Frame 1 (no input): blank canvas, image omitted
Frame 60 (no input): blank canvas, image omitted
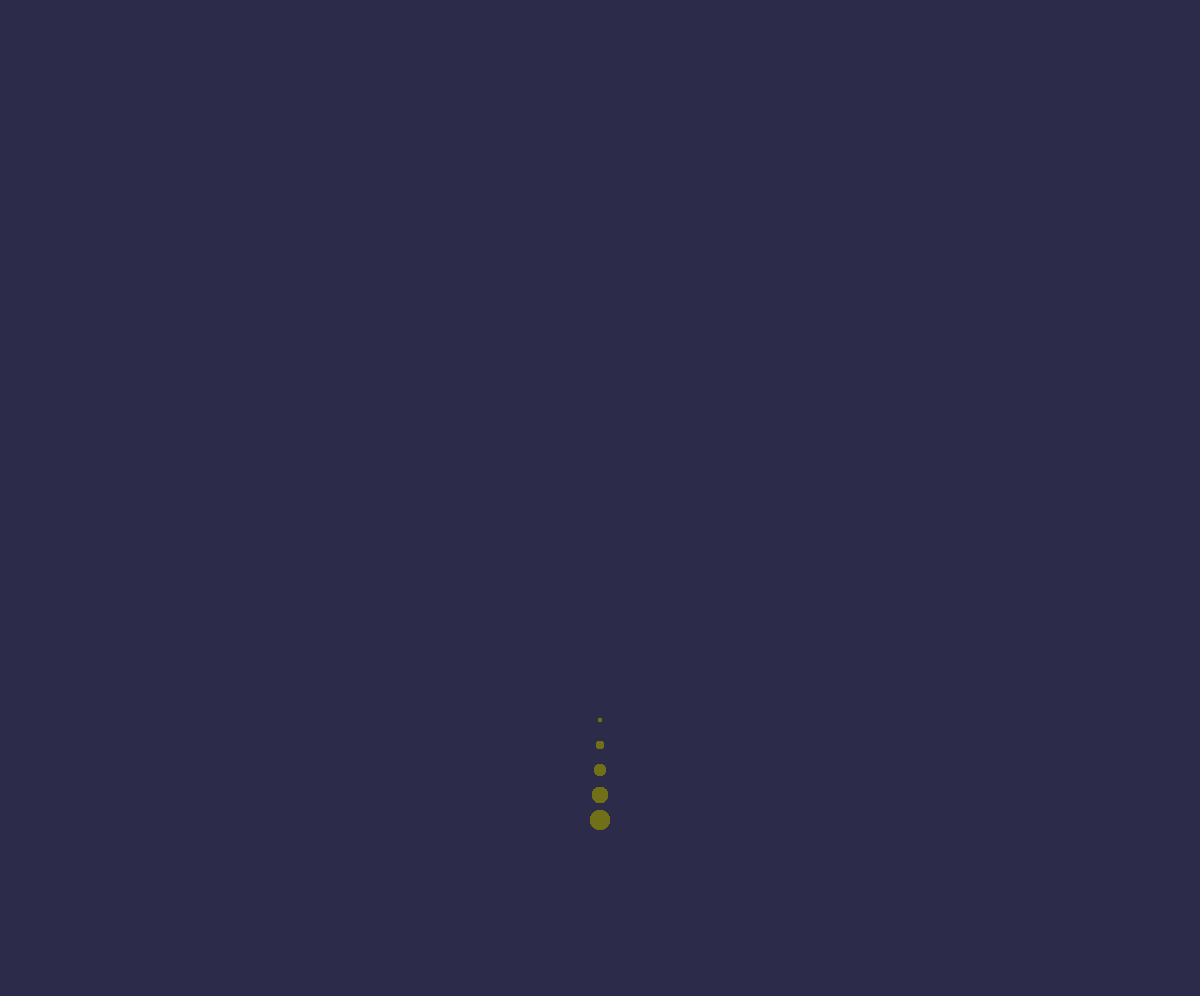
Frame 120 (the mouse pressed at the canvas centre since frame 60)

The p5.js sketch whose frames 1 and 60 were blank and that drew this single picture after the mouse press (run headless with seeded random() and noise() and a simulated clock; from frame 60 on, the mouse is pressed at the canvas centre):

// p5.js sketch
// ── sketch.js
let speed = 8;
var fireworks = [10];
let n = 0;
let maxDistance = 800;
let childDistance = 25;
let thickness = 20;
var mode;

function setup() {
  createCanvas(windowWidth, windowHeight - 4);
  let start = getURL().indexOf("mode=") + 5;
  let url = decodeURIComponent(getURL());
  mode = url.substring(start, url.length);
  for (let i = 0; i < 10; i++) {
    fireworks[i] = new firework(0, 0, false);
  }
  mode *= 0.1;
  print(mode);
}


function draw() {
  background(45, 43, 74);
  for (let i = 0; i < fireworks.length; i++) {
    fireworks[i].fdraw();
  }
}

function mousePressed() {
  if(mouseButton === RIGHT){
    noLoop();
    return;
  }
  if (n < fireworks.length) {
    fireworks[n] = new firework(mouseX, mouseY, true);
    n++;
  } else {
    n = 0;
    fireworks[n] = new firework(mouseX, mouseY, true);
    n++;
  }

}


/////////////////////////////////////////////////////////////

class firework {
  constructor(x_, y_, run_) {
    this.x = x_;
    this.y = y_;
    this.speed = speed;
    this.r = -150;
    this.run = run_;
    this.thick = thickness;

    this.red = random(0, 255);
    this.g = random(0, 255);
    this.b = random(0, 255);
  }

  fdraw() {
    if (this.run) {
      push();
      translate(this.x, this.y);
      for (let i = 0; i < 21; i++) {
        noStroke();
        if (this.r < 0) {
          fill(this.red-this.red*0.6, this.g-this.g*0.6, this.b-this.b*0.6, map(this.r, 0, maxDistance, 255, 0));

          //fill(0, 0, 0, map(this.r, 0, maxDistance, 255, 0));
        } else {
          fill(this.red, this.g, this.b, map(this.r, 0, maxDistance, 255, 0));
        }
        rotate(mode);
        ellipse(0, this.r, this.thick, this.thick);
        let count = this.r / childDistance;
        if (count > 5) count = 5;
        for (let c = 1; c < count; c++) {
          ellipse(0, this.r - (c * 25), this.thick - (c * 4), this.thick - (c * 4));
        }

      }
      this.r += this.speed;
      pop();
    }
  }
}
